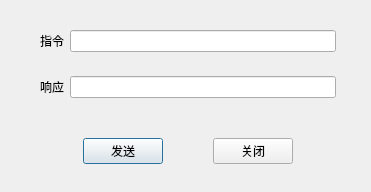
<?xml version="1.0" encoding="UTF-8"?>
<ui version="4.0">
 <class>HexTestDialog</class>
 <widget class="QDialog" name="HexTestDialog">
  <property name="geometry">
   <rect>
    <x>0</x>
    <y>0</y>
    <width>371</width>
    <height>192</height>
   </rect>
  </property>
  <property name="windowTitle">
   <string>Dialog</string>
  </property>
  <widget class="QWidget" name="">
   <property name="geometry">
    <rect>
     <x>40</x>
     <y>30</y>
     <width>296</width>
     <height>134</height>
    </rect>
   </property>
   <layout class="QVBoxLayout" name="verticalLayout_2">
    <item>
     <layout class="QVBoxLayout" name="verticalLayout">
      <item>
       <layout class="QHBoxLayout" name="horizontalLayout">
        <item>
         <widget class="QLabel" name="hexlabel">
          <property name="text">
           <string>指令</string>
          </property>
         </widget>
        </item>
        <item>
         <widget class="QLineEdit" name="hexLineEdit"/>
        </item>
       </layout>
      </item>
      <item>
       <spacer name="verticalSpacer">
        <property name="orientation">
         <enum>Qt::Vertical</enum>
        </property>
        <property name="sizeHint" stdset="0">
         <size>
          <width>20</width>
          <height>18</height>
         </size>
        </property>
       </spacer>
      </item>
      <item>
       <layout class="QHBoxLayout" name="horizontalLayout_2">
        <item>
         <widget class="QLabel" name="backlabel">
          <property name="text">
           <string>响应</string>
          </property>
         </widget>
        </item>
        <item>
         <widget class="QLineEdit" name="backlineEdit"/>
        </item>
       </layout>
      </item>
     </layout>
    </item>
    <item>
     <spacer name="verticalSpacer_2">
      <property name="orientation">
       <enum>Qt::Vertical</enum>
      </property>
      <property name="sizeHint" stdset="0">
       <size>
        <width>20</width>
        <height>18</height>
       </size>
      </property>
     </spacer>
    </item>
    <item>
     <layout class="QHBoxLayout" name="horizontalLayout_3">
      <item>
       <spacer name="horizontalSpacer">
        <property name="orientation">
         <enum>Qt::Horizontal</enum>
        </property>
        <property name="sizeHint" stdset="0">
         <size>
          <width>40</width>
          <height>20</height>
         </size>
        </property>
       </spacer>
      </item>
      <item>
       <widget class="QPushButton" name="testpushButton">
        <property name="text">
         <string>发送</string>
        </property>
       </widget>
      </item>
      <item>
       <spacer name="horizontalSpacer_2">
        <property name="orientation">
         <enum>Qt::Horizontal</enum>
        </property>
        <property name="sizeHint" stdset="0">
         <size>
          <width>28</width>
          <height>20</height>
         </size>
        </property>
       </spacer>
      </item>
      <item>
       <widget class="QPushButton" name="closepushButton">
        <property name="text">
         <string>关闭</string>
        </property>
       </widget>
      </item>
      <item>
       <spacer name="horizontalSpacer_3">
        <property name="orientation">
         <enum>Qt::Horizontal</enum>
        </property>
        <property name="sizeHint" stdset="0">
         <size>
          <width>40</width>
          <height>20</height>
         </size>
        </property>
       </spacer>
      </item>
     </layout>
    </item>
   </layout>
  </widget>
 </widget>
 <resources/>
 <connections/>
</ui>
